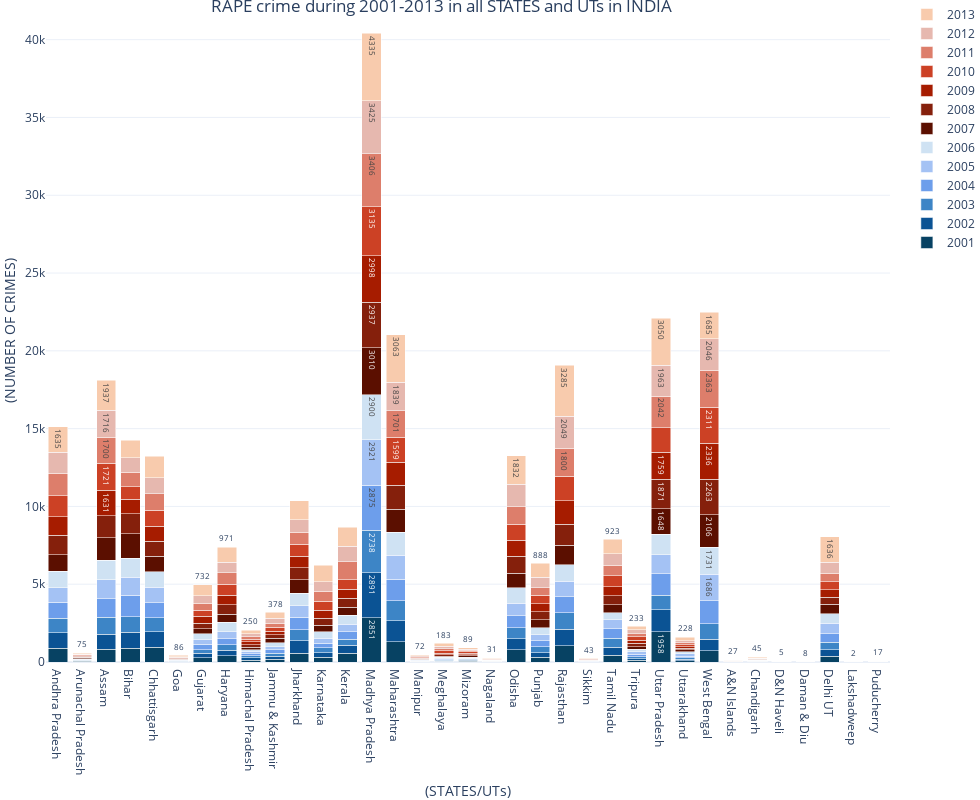

Source (notebook cell):
### Code cell
#plotly plot for RAPE

from plotly.offline import init_notebook_mode, iplot, plot
import plotly as py
init_notebook_mode(connected=True)
import plotly.graph_objects as go
import plotly.express as px
from plotly.tools import FigureFactory as FF
from matplotlib.colors import ListedColormap


#stats for RAPE:-
fig = go.Figure(data=[
    go.Bar(name='2001', x=crime_df['STATE/UT'], y=crime_df6.iloc[0,1:],marker_color = '#074263',width=0.8,text=crime_df6.iloc[0,1:]),
    go.Bar(name='2002', x=crime_df['STATE/UT'], y=crime_df6.iloc[1,1:],marker_color = '#0B5394',width=0.8,text=crime_df6.iloc[1,1:]),
    go.Bar(name='2003', x=crime_df['STATE/UT'], y=crime_df6.iloc[2,1:],marker_color = '#3D85C6',width=0.8,text=crime_df6.iloc[2,1:]),
    go.Bar(name='2004', x=crime_df['STATE/UT'], y=crime_df6.iloc[3,1:],marker_color = '#6D9EEB',width=0.8,text=crime_df6.iloc[3,1:]),
    go.Bar(name='2005', x=crime_df['STATE/UT'], y=crime_df6.iloc[4,1:],marker_color = '#A4C2F4',width=0.8,text=crime_df6.iloc[4,1:]),
    go.Bar(name='2006', x=crime_df['STATE/UT'], y=crime_df6.iloc[5,1:],marker_color = '#CFE2F3',width=0.8,text=crime_df6.iloc[5,1:]),
    go.Bar(name='2007', x=crime_df['STATE/UT'], y=crime_df6.iloc[6,1:],marker_color = '#5B0F00',width=0.8,text=crime_df6.iloc[6,1:]),
    go.Bar(name='2008', x=crime_df['STATE/UT'], y=crime_df6.iloc[7,1:],marker_color = '#85200C',width=0.8,text=crime_df6.iloc[7,1:]),
    go.Bar(name='2009', x=crime_df['STATE/UT'], y=crime_df6.iloc[8,1:],marker_color = '#A61C00',width=0.8,text=crime_df6.iloc[8,1:]),
    go.Bar(name='2010', x=crime_df['STATE/UT'], y=crime_df6.iloc[9,1:],marker_color = '#CC4125',width=0.8,text=crime_df6.iloc[9,1:]),
    go.Bar(name='2011', x=crime_df['STATE/UT'], y=crime_df6.iloc[10,1:],marker_color = '#DD7E6B',width=0.8,text=crime_df6.iloc[10,1:]),
    go.Bar(name='2012', x=crime_df['STATE/UT'], y=crime_df6.iloc[11,1:],marker_color = '#E6B8AF',width=0.8,text=crime_df6.iloc[11,1:]),
    go.Bar(name='2013', x=crime_df['STATE/UT'], y=crime_df6.iloc[12,1:],marker_color = '#F8CBAD',width=0.8,text=crime_df6.iloc[12,1:])
    ])

fig.update_traces( textposition='auto')
fig.update_layout(uniformtext_minsize=8, uniformtext_mode='hide')
# Change the bar mode
fig.update_layout(barmode='stack',
                 title={
        'text': "RAPE crime during 2001-2013 in all STATES and UTs in INDIA",
        'y':1,
        'x':0.45,
        'xanchor': 'center',
        'yanchor': 'top'})

fig.update_layout(
    
    xaxis=dict(
        title='(STATES/UTs)',
        titlefont_size=14,
        tickfont_size=12,
    ),
    yaxis=dict(
        title='(NUMBER OF CRIMES)',
        titlefont_size=14,
        tickfont_size=12,
    ),
    width=980,
    height=800,
    #autosize=True,
    margin=dict(t=0, b=0, l=0, r=0),
    template="plotly_white",
)




fig.show()

### Figure 1 — Plotly figure (JSON) as saved in the notebook; plotly's stock layout.template omitted (floating-point values rounded to 4 significant figures; data arrays with more than 128 entries replaced by an {"elided": "..."} marker saying what was removed)
{"data": [{"marker": {"color": "#074263"}, "name": "2001", "text": [871, 33, 817, 888, 959, 12, 286, 398, 124, 169, 567, 293, 562, 2851, 1302, 20, 26, 52, 17, 790, 298, 1049, 8, 423, 102, 1958, 74, 709, 3, 18, 6, 0, 381, 0, 9], "textposition": "auto", "type": "bar", "width": 0.8, "x": {"elided": "210 str values"}, "y": [871, 33, 817, 888, 959, 12, 286, 398, 124, 169, 567, 293, 562, 2851, 1302, 20, 26, 52, 17, 790, 298, 1049, 8, 423, 102, 1958, 74, 709, 3, 18, 6, 0, 381, 0, 9]}, {"marker": {"color": "#0B5394"}, "name": "2002", "text": [1002, 38, 970, 1040, 992, 12, 267, 361, 137, 192, 797, 292, 499, 2891, 1352, 14, 38, 76, 17, 691, 299, 1051, 6, 534, 108, 1415, 89, 759, 2, 18, 4, 0, 403, 1, 6], "textposition": "auto", "type": "bar", "width": 0.8, "x": {"elided": "210 str values"}, "y": [1002, 38, 970, 1040, 992, 12, 267, 361, 137, 192, 797, 292, 499, 2891, 1352, 14, 38, 76, 17, 691, 299, 1051, 6, 534, 108, 1415, 89, 759, 2, 18, 4, 0, 403, 1, 6]}, {"marker": {"color": "#3D85C6"}, "name": "2003", "text": [946, 31, 1095, 985, 898, 31, 236, 353, 126, 211, 712, 321, 394, 2738, 1268, 18, 40, 54, 14, 725, 380, 1050, 10, 557, 114, 911, 107, 1002, 2, 18, 1, 5, 490, 2, 2], "textposition": "auto", "type": "bar", "width": 0.8, "x": {"elided": "210 str values"}, "y": [946, 31, 1095, 985, 898, 31, 236, 353, 126, 211, 712, 321, 394, 2738, 1268, 18, 40, 54, 14, 725, 380, 1050, 10, 557, 114, 911, 107, 1002, 2, 18, 1, 5, 490, 2, 2]}, {"marker": {"color": "#6D9EEB"}, "name": "2004", "text": [1016, 42, 1171, 1390, 969, 37, 339, 386, 153, 218, 797, 291, 480, 2875, 1388, 31, 54, 20, 18, 770, 390, 1038, 3, 618, 160, 1397, 115, 1475, 10, 19, 7, 1, 551, 0, 4], "textposition": "auto", "type": "bar", "width": 0.8, "x": {"elided": "210 str values"}, "y": [1016, 42, 1171, 1390, 969, 37, 339, 386, 153, 218, 797, 291, 480, 2875, 1388, 31, 54, 20, 18, 770, 390, 1038, 3, 618, 160, 1397, 115, 1475, 10, 19, 7, 1, 551, 0, 4]}, {"marker": {"color": "#A4C2F4"}, "name": "2005", "text": [935, 35, 1238, 1147, 990, 20, 324, 461, 141, 201, 753, 343, 478, 2921, 1545, 25, 63, 37, 17, 799, 398, 993, 18, 571, 162, 1217, 133, 1686, 4, 33, 5, 2, 658, 0, 6], "textposition": "auto", "type": "bar", "width": 0.8, "x": {"elided": "210 str values"}, "y": [935, 35, 1238, 1147, 990, 20, 324, 461, 141, 201, 753, 343, 478, 2921, 1545, 25, 63, 37, 17, 799, 398, 993, 18, 571, 162, 1217, 133, 1686, 4, 33, 5, 2, 658, 0, 6]}, {"marker": {"color": "#CFE2F3"}, "name": "2006", "text": [1049, 37, 1244, 1232, 995, 21, 354, 608, 113, 250, 799, 400, 601, 2900, 1500, 40, 74, 72, 23, 985, 442, 1085, 20, 457, 189, 1314, 147, 1731, 6, 19, 6, 3, 623, 0, 9], "textposition": "auto", "type": "bar", "width": 0.8, "x": {"elided": "210 str values"}, "y": [1049, 37, 1244, 1232, 995, 21, 354, 608, 113, 250, 799, 400, 601, 2900, 1500, 40, 74, 72, 23, 985, 442, 1085, 20, 457, 189, 1314, 147, 1731, 6, 19, 6, 3, 623, 0, 9]}, {"marker": {"color": "#5B0F00"}, "name": "2007", "text": [1070, 48, 1437, 1555, 982, 20, 316, 488, 159, 288, 855, 436, 512, 3010, 1451, 20, 82, 83, 13, 939, 519, 1238, 24, 523, 157, 1648, 117, 2106, 3, 22, 7, 1, 598, 1, 9], "textposition": "auto", "type": "bar", "width": 0.8, "x": {"elided": "210 str values"}, "y": [1070, 48, 1437, 1555, 982, 20, 316, 488, 159, 288, 855, 436, 512, 3010, 1451, 20, 82, 83, 13, 939, 519, 1238, 24, 523, 157, 1648, 117, 2106, 3, 22, 7, 1, 598, 1, 9]}, {"marker": {"color": "#85200C"}, "name": "2008", "text": [1257, 42, 1438, 1302, 978, 30, 374, 631, 157, 219, 791, 446, 568, 2937, 1558, 38, 88, 77, 19, 1113, 517, 1355, 20, 573, 204, 1871, 87, 2263, 12, 20, 6, 0, 466, 2, 8], "textposition": "auto", "type": "bar", "width": 0.8, "x": {"elided": "210 str values"}, "y": [1257, 42, 1438, 1302, 978, 30, 374, 631, 157, 219, 791, 446, 568, 2937, 1558, 38, 88, 77, 19, 1113, 517, 1355, 20, 573, 204, 1871, 87, 2263, 12, 20, 6, 0, 466, 2, 8]}, {"marker": {"color": "#A61C00"}, "name": "2009", "text": [1188, 59, 1631, 929, 976, 47, 433, 603, 183, 237, 719, 509, 568, 2998, 1483, 31, 112, 83, 22, 1023, 511, 1519, 18, 596, 190, 1759, 111, 2336, 18, 29, 4, 1, 469, 1, 1], "textposition": "auto", "type": "bar", "width": 0.8, "x": {"elided": "210 str values"}, "y": [1188, 59, 1631, 929, 976, 47, 433, 603, 183, 237, 719, 509, 568, 2998, 1483, 31, 112, 83, 22, 1023, 511, 1519, 18, 596, 190, 1759, 111, 2336, 18, 29, 4, 1, 469, 1, 1]}, {"marker": {"color": "#CC4125"}, "name": "2010", "text": [1362, 47, 1721, 795, 1012, 36, 408, 720, 160, 245, 773, 586, 634, 3135, 1599, 34, 149, 92, 16, 1025, 546, 1571, 18, 686, 238, 1563, 121, 2311, 24, 31, 3, 1, 507, 0, 3], "textposition": "auto", "type": "bar", "width": 0.8, "x": {"elided": "210 str values"}, "y": [1362, 47, 1721, 795, 1012, 36, 408, 720, 160, 245, 773, 586, 634, 3135, 1599, 34, 149, 92, 16, 1025, 546, 1571, 18, 686, 238, 1563, 121, 2311, 24, 31, 3, 1, 507, 0, 3]}, {"marker": {"color": "#DD7E6B"}, "name": "2011", "text": [1442, 42, 1700, 934, 1053, 29, 439, 733, 168, 277, 784, 636, 1132, 3406, 1701, 53, 130, 77, 23, 1112, 479, 1800, 16, 677, 205, 2042, 129, 2363, 13, 27, 4, 1, 572, 0, 7], "textposition": "auto", "type": "bar", "width": 0.8, "x": {"elided": "210 str values"}, "y": [1442, 42, 1700, 934, 1053, 29, 439, 733, 168, 277, 784, 636, 1132, 3406, 1701, 53, 130, 77, 23, 1112, 479, 1800, 16, 677, 205, 2042, 129, 2363, 13, 27, 4, 1, 572, 0, 7]}, {"marker": {"color": "#E6B8AF"}, "name": "2012", "text": [1341, 46, 1716, 927, 1034, 55, 473, 668, 183, 303, 812, 621, 1019, 3425, 1839, 63, 164, 103, 21, 1458, 680, 2049, 34, 737, 229, 1963, 148, 2046, 12, 27, 3, 5, 706, 0, 13], "textposition": "auto", "type": "bar", "width": 0.8, "x": {"elided": "210 str values"}, "y": [1341, 46, 1716, 927, 1034, 55, 473, 668, 183, 303, 812, 621, 1019, 3425, 1839, 63, 164, 103, 21, 1458, 680, 2049, 34, 737, 229, 1963, 148, 2046, 12, 27, 3, 5, 706, 0, 13]}, {"marker": {"color": "#F8CBAD"}, "name": "2013", "text": [1635, 75, 1937, 1128, 1380, 86, 732, 971, 250, 378, 1204, 1030, 1221, 4335, 3063, 72, 183, 89, 31, 1832, 888, 3285, 43, 923, 233, 3050, 228, 1685, 27, 45, 5, 8, 1636, 2, 17], "textposition": "auto", "type": "bar", "width": 0.8, "x": {"elided": "210 str values"}, "y": [1635, 75, 1937, 1128, 1380, 86, 732, 971, 250, 378, 1204, 1030, 1221, 4335, 3063, 72, 183, 89, 31, 1832, 888, 3285, 43, 923, 233, 3050, 228, 1685, 27, 45, 5, 8, 1636, 2, 17]}], "layout": {"barmode": "stack", "height": 800, "margin": {"b": 0, "l": 0, "r": 0, "t": 0}, "title": {"text": "RAPE crime during 2001-2013 in all STATES and UTs in INDIA", "x": 0.45, "xanchor": "center", "y": 1, "yanchor": "top"}, "uniformtext": {"minsize": 8, "mode": "hide"}, "width": 980, "xaxis": {"tickfont": {"size": 12}, "title": {"font": {"size": 14}, "text": "(STATES/UTs)"}}, "yaxis": {"tickfont": {"size": 12}, "title": {"font": {"size": 14}, "text": "(NUMBER OF CRIMES)"}}}}
